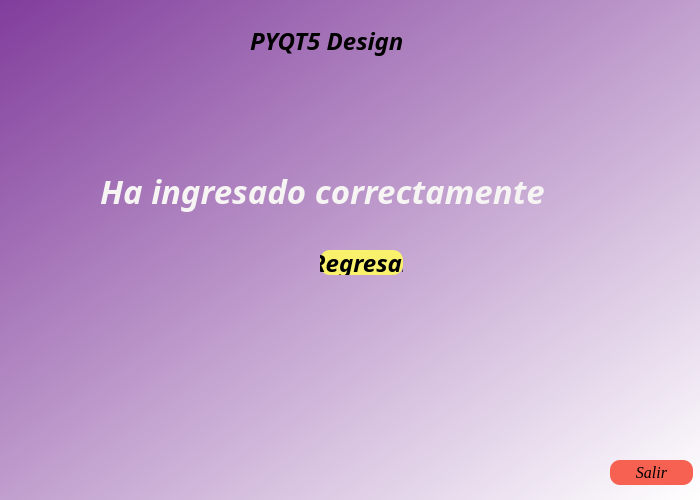
<?xml version="1.0" encoding="UTF-8"?>
<ui version="4.0">
 <class>Form</class>
 <widget class="QWidget" name="Form">
  <property name="geometry">
   <rect>
    <x>0</x>
    <y>0</y>
    <width>700</width>
    <height>500</height>
   </rect>
  </property>
  <property name="minimumSize">
   <size>
    <width>700</width>
    <height>500</height>
   </size>
  </property>
  <property name="maximumSize">
   <size>
    <width>700</width>
    <height>500</height>
   </size>
  </property>
  <property name="font">
   <font>
    <family>Droid Sans Fallback</family>
    <pointsize>18</pointsize>
    <weight>75</weight>
    <italic>true</italic>
    <bold>true</bold>
   </font>
  </property>
  <property name="cursor">
   <cursorShape>ArrowCursor</cursorShape>
  </property>
  <property name="focusPolicy">
   <enum>Qt::ClickFocus</enum>
  </property>
  <property name="contextMenuPolicy">
   <enum>Qt::ActionsContextMenu</enum>
  </property>
  <property name="windowTitle">
   <string>Form</string>
  </property>
  <property name="styleSheet">
   <string notr="true">QWidget#Form{
background-color: qlineargradient(spread:pad, x1:0, y1:0, x2:1, y2:1, stop:0 rgba(129, 61, 156, 255), stop:1 rgba(255, 255, 255, 255));}</string>
  </property>
  <widget class="QLabel" name="label">
   <property name="geometry">
    <rect>
     <x>250</x>
     <y>10</y>
     <width>241</width>
     <height>61</height>
    </rect>
   </property>
   <property name="styleSheet">
    <string notr="true">color: rgb(0, 0, 0);
font: 25pt &quot;DejaVu Sans&quot;;</string>
   </property>
   <property name="text">
    <string>PYQT5 Design</string>
   </property>
  </widget>
  <widget class="QLabel" name="label_2">
   <property name="geometry">
    <rect>
     <x>100</x>
     <y>160</y>
     <width>531</width>
     <height>61</height>
    </rect>
   </property>
   <property name="font">
    <font>
     <family>Fira Sans Compressed SemiBold</family>
     <pointsize>25</pointsize>
     <weight>75</weight>
     <italic>true</italic>
     <bold>true</bold>
    </font>
   </property>
   <property name="contextMenuPolicy">
    <enum>Qt::PreventContextMenu</enum>
   </property>
   <property name="styleSheet">
    <string notr="true">color: rgb(246, 245, 244);
</string>
   </property>
   <property name="text">
    <string>Ha ingresado correctamente</string>
   </property>
  </widget>
  <widget class="QPushButton" name="pushButton_2">
   <property name="enabled">
    <bool>true</bool>
   </property>
   <property name="geometry">
    <rect>
     <x>610</x>
     <y>460</y>
     <width>83</width>
     <height>25</height>
    </rect>
   </property>
   <property name="font">
    <font>
     <family>Liberation Serif</family>
     <pointsize>12</pointsize>
     <italic>true</italic>
    </font>
   </property>
   <property name="cursor">
    <cursorShape>PointingHandCursor</cursorShape>
   </property>
   <property name="focusPolicy">
    <enum>Qt::TabFocus</enum>
   </property>
   <property name="toolTip">
    <string extracomment="Dar click"/>
   </property>
   <property name="styleSheet">
    <string notr="true">background-color: rgb(246, 97, 81);
border-radius:10px; </string>
   </property>
   <property name="text">
    <string>Salir</string>
   </property>
   <property name="checkable">
    <bool>false</bool>
   </property>
   <property name="autoDefault">
    <bool>false</bool>
   </property>
  </widget>
  <widget class="QPushButton" name="pushButton">
   <property name="geometry">
    <rect>
     <x>320</x>
     <y>250</y>
     <width>83</width>
     <height>25</height>
    </rect>
   </property>
   <property name="styleSheet">
    <string notr="true">background-color: rgb(249, 240, 107);
border-radius: 10px</string>
   </property>
   <property name="text">
    <string>Regresar</string>
   </property>
  </widget>
 </widget>
 <resources/>
 <connections/>
</ui>
